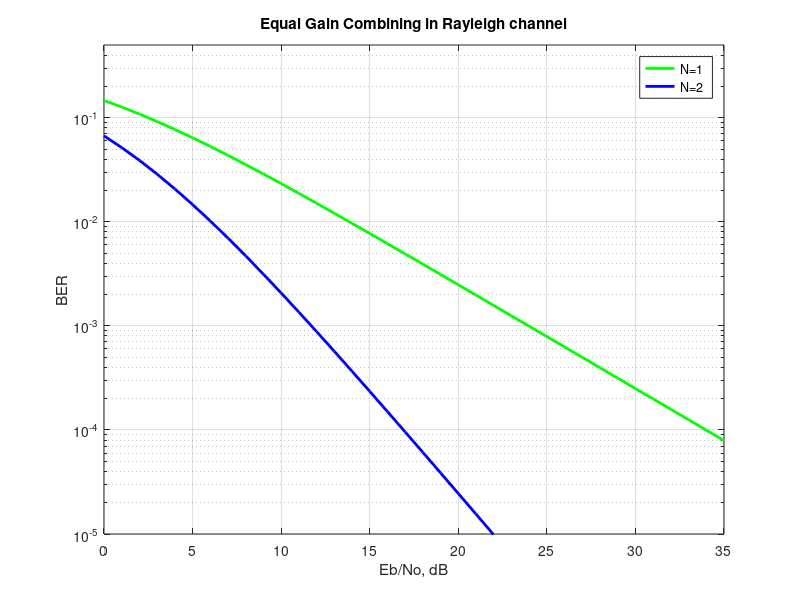

The MATLAB script that drew this image:
%% Rayleigh fading channel with equal gain combining
close all;
clear all;
clc;
N = 10^6; % number of bits or symbols
%% Transmitter
ip = rand(1,N)>0.5; % generating 0,1 with equal probability
s = 2*ip-1; % BPSK modulation 0 -> -1; 1 -> 0
nRx = [1 2];
Eb_N0_dB = [0:35]; % multiple Eb/N0 values
for jj = 1:length(nRx)
for ii = 1:length(Eb_N0_dB)
n = 1/sqrt(2)*[randn(nRx(jj),N) + j*randn(nRx(jj),N)]; % white gaussian noise, 0dB variance


h = 1/sqrt(2)*[randn(nRx(jj),N) + j*randn(nRx(jj),N)]; % Rayleigh channel
%% Channel and noise Noise addition
sD = kron(ones(nRx(jj),1),s);
y = h.*sD + 10^(-Eb_N0_dB(ii)/20)*n;
%% equalization with equal gain combining
yHat = y.*exp(-j*angle(h)); % removing the phase of the channel
yHat = sum(yHat,1); % adding values from all the receive chains
%% receiver - hard decision decoding
ipHat = real(yHat)>0;
%% counting the errors
nErr(jj,ii) = size(find([ip- ipHat]),2);
end
end
simBer = nErr/N; % simulated ber
EbN0Lin = 10.^(Eb_N0_dB/10);
theoryBer_nRx1 = 0.5.*(1-1*(1+1./EbN0Lin).^(-0.5));
theoryBer_nRx2 = 0.5*(1 - sqrt(EbN0Lin.*(EbN0Lin+2))./(EbN0Lin+1) );
% plot
close all
figure
semilogy(Eb_N0_dB,theoryBer_nRx1,'g','LineWidth',2);
hold on
semilogy(Eb_N0_dB,theoryBer_nRx2,'b','LineWidth',2);
axis([0 35 10^-5 0.5])
grid on
legend('N=1 ', 'N=2');
xlabel('Eb/No, dB');
ylabel('BER');
title('Equal Gain Combining in Rayleigh channel');